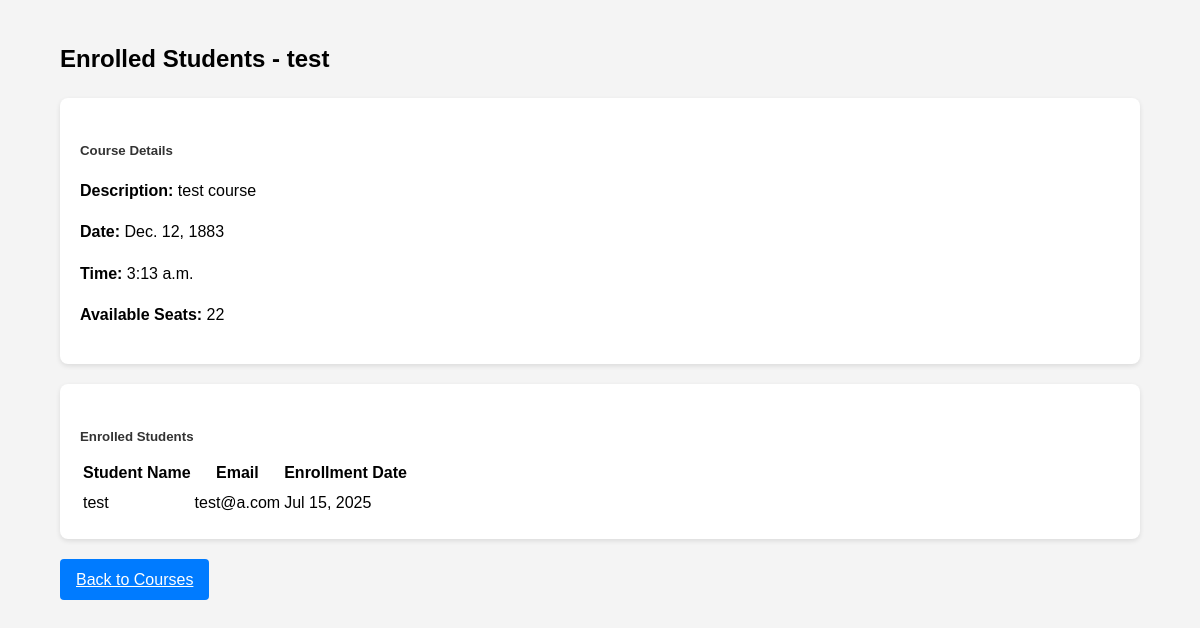
/enrolled-students/1/ (signed in), run on the app's committed database.
### course/models.py (models this page shows, shortened)
class Course(models.Model):
    title = models.CharField(max_length=200)
    description = models.TextField()
    date = models.DateField()
    time = models.TimeField()
    teacher = models.ForeignKey(
        settings.AUTH_USER_MODEL,
        on_delete=models.CASCADE,
        limit_choices_to={'is_teacher': True},
    )
    capacity = models.PositiveIntegerField()
    pre_requisites = models.TextField(blank=True, null=True)
    created_at = models.DateTimeField(auto_now_add=True)

### student/models.py (models this page shows, shortened)
class Enrollment(models.Model):
    student = models.ForeignKey(
        settings.AUTH_USER_MODEL,
        on_delete=models.CASCADE,
        related_name='enrollments'
    )
    course = models.ForeignKey(
        Course,
        on_delete=models.CASCADE,
        related_name='enrollments'  # This is why we use course.enrollments
    )
    enrollment_date = models.DateTimeField(auto_now_add=True)
    status = models.CharField(
        max_length=20,
        choices=[
            ('enrolled', 'Enrolled'),
            ('completed', 'Completed'),
            ('dropped', 'Dropped'),
        ],
        default='enrolled'
    )
    class Meta:
        unique_together = ['student', 'course']

### portal/models.py (models this page shows)
class User(AbstractUser):
    is_teacher = models.BooleanField(default=False)
    groups = models.ManyToManyField(
        'auth.Group',
        related_name='portal_user_set',
        blank=True,
        help_text='The groups this user belongs to.',
        verbose_name='groups'
    )
    user_permissions = models.ManyToManyField(
        'auth.Permission',
        related_name='portal_user_set',
        blank=True,
        help_text='Specific permissions for this user.',
        verbose_name='user permissions'
    )

### course/views.py (the view)
# urls.py: path('enrolled-students/<int:course_id>/', views.enrolled_students, name='enrolled_students'),
@login_required
def enrolled_students(request, course_id):
    course = get_object_or_404(Course, id=course_id)
    if request.user != course.teacher:
        return render(request, 'courses/error.html',
                     {'message': 'You do not have permission to view this course\'s enrollments.'})
    enrollments = course.enrollments.filter(   # type: ignore
        status='enrolled'
    ).select_related('student')
    return render(request, 'courses/enrolled_students.html', {
        'course': course,
        'enrollments': enrollments
    })

### course/templates/courses/enrolled_students.html
{% extends 'base.html' %}
{% block content %}
<div class="container">
    <h2 class="mb-4">Enrolled Students - {{ course.title }}</h2>
    <div class="card mb-4">
        <div class="card-body">
            <h5 class="card-title">Course Details</h5>
            <p class="card-text"><strong>Description:</strong> {{ course.description }}</p>
            <p class="card-text"><strong>Date:</strong> {{ course.date }}</p>
            <p class="card-text"><strong>Time:</strong> {{ course.time }}</p>
            <p class="card-text"><strong>Available Seats:</strong> {{ course.capacity }}</p>
        </div>
    </div>
    <div class="card">
        <div class="card-body">
            <h5 class="card-title">Enrolled Students</h5>
            {% if enrollments %}
                <table class="table">
                    <thead>
                        <tr>
                            <th>Student Name</th>
                            <th>Email</th>
                            <th>Enrollment Date</th>
                        </tr>
                    </thead>
                    <tbody>
                        {% for enrollment in enrollments %}
                        <tr>
                            <td>{{ enrollment.student.get_full_name|default:enrollment.student.username }}</td>
                            <td>{{ enrollment.student.email }}</td>
                            <td>{{ enrollment.enrollment_date|date:"M d, Y" }}</td>
                        </tr>
                        {% endfor %}
                    </tbody>
                </table>
            {% else %}
                <p>No students are currently enrolled in this course.</p>
            {% endif %}
        </div>
    </div>
    <div class="mt-3">
        <a href="{% url 'course_list' %}" class="btn btn-primary">Back to Courses</a>
    </div>
</div>
{% endblock %}

### static/css/style.css (style rules this page uses)
body { font-family: 'Arial', sans-serif; line-height: 1.6; margin: 0; padding: 0; background-color: #f4f4f4; }
.container { width: 90%; margin: auto; padding: 20px; }
.card { background: white; border-radius: 8px; box-shadow: 0 2px 5px rgba(0,0,0,0.1); margin-bottom: 20px; transition: transform 0.3s ease; }
.card-body { padding: 20px; }
.card-title { color: #333; margin-bottom: 10px; }
.btn { display: inline-block; padding: 8px 16px; border-radius: 4px; border: none; cursor: pointer; transition: background-color 0.3s ease; }
.btn-primary { background-color: #007bff; color: white; }

### data on the page
Course: title "test", description "test course", date "Dec. 12, 1883", time "3:13 a.m.", capacity "22"
Enrollment: student.get_full_name "test", student.email "test@a.com", enrollment_date "Jul 15, 2025"
